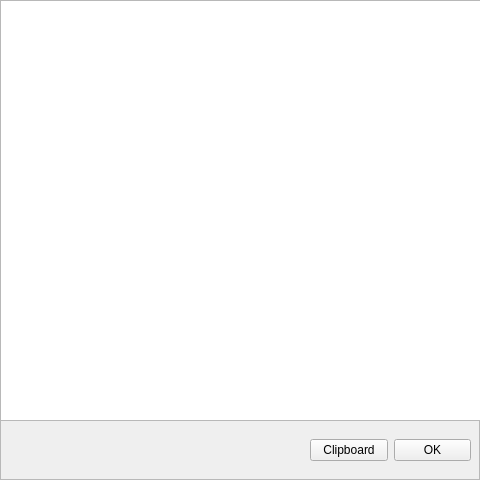
<?xml version="1.0" encoding="UTF-8"?>
<ui version="4.0">
 <class>StatsWindow</class>
 <widget class="QFrame" name="StatsWindow">
  <property name="geometry">
   <rect>
    <x>0</x>
    <y>0</y>
    <width>480</width>
    <height>480</height>
   </rect>
  </property>
  <property name="windowTitle">
   <string>FS Stats</string>
  </property>
  <property name="frameShape">
   <enum>QFrame::StyledPanel</enum>
  </property>
  <property name="frameShadow">
   <enum>QFrame::Raised</enum>
  </property>
  <widget class="QWidget" name="verticalLayoutWidget">
   <property name="geometry">
    <rect>
     <x>0</x>
     <y>0</y>
     <width>481</width>
     <height>421</height>
    </rect>
   </property>
   <layout class="QVBoxLayout" name="verticalLayout">
    <property name="bottomMargin">
     <number>0</number>
    </property>
    <item>
     <widget class="QPlainTextEdit" name="StatsText">
      <property name="undoRedoEnabled">
       <bool>false</bool>
      </property>
      <property name="readOnly">
       <bool>true</bool>
      </property>
     </widget>
    </item>
   </layout>
  </widget>
  <widget class="QWidget" name="horizontalLayoutWidget">
   <property name="geometry">
    <rect>
     <x>310</x>
     <y>420</y>
     <width>161</width>
     <height>61</height>
    </rect>
   </property>
   <layout class="QHBoxLayout" name="horizontalLayout">
    <item>
     <widget class="QPushButton" name="Clipboard">
      <property name="text">
       <string>Clipboard</string>
      </property>
     </widget>
    </item>
    <item>
     <widget class="QPushButton" name="Confirm">
      <property name="text">
       <string>OK</string>
      </property>
     </widget>
    </item>
   </layout>
  </widget>
 </widget>
 <resources/>
 <connections/>
</ui>
